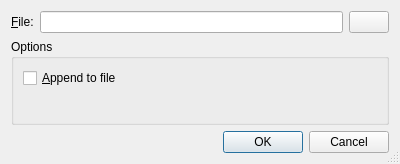
<?xml version="1.0" encoding="UTF-8"?>
<ui version="4.0">
 <class>ExportDialog</class>
 <widget class="QDialog" name="ExportDialog">
  <property name="geometry">
   <rect>
    <x>0</x>
    <y>0</y>
    <width>400</width>
    <height>164</height>
   </rect>
  </property>
  <property name="windowTitle">
   <string>Export</string>
  </property>
  <property name="styleSheet">
   <string/>
  </property>
  <property name="sizeGripEnabled">
   <bool>true</bool>
  </property>
  <layout class="QGridLayout" name="gridLayout_3">
   <item row="0" column="0">
    <layout class="QHBoxLayout" name="horizontalLayout">
     <item>
      <widget class="QLabel" name="label">
       <property name="text">
        <string>&amp;File:</string>
       </property>
       <property name="buddy">
        <cstring>fileEdit</cstring>
       </property>
      </widget>
     </item>
     <item>
      <widget class="QLineEdit" name="fileEdit"/>
     </item>
     <item>
      <widget class="QPushButton" name="browseButton">
       <property name="toolTip">
        <string>Browse</string>
       </property>
       <property name="text">
        <string/>
       </property>
       <property name="icon">
        <iconset resource="abby.qrc">
         <normaloff>:/folder-saved-search.png</normaloff>:/folder-saved-search.png</iconset>
       </property>
       <property name="iconSize">
        <size>
         <width>16</width>
         <height>16</height>
        </size>
       </property>
      </widget>
     </item>
    </layout>
   </item>
   <item row="1" column="0">
    <widget class="QGroupBox" name="groupBox">
     <property name="title">
      <string>Options</string>
     </property>
     <layout class="QGridLayout" name="gridLayout_2">
      <item row="0" column="0">
       <layout class="QGridLayout" name="gridLayout">
        <item row="0" column="0">
         <widget class="QCheckBox" name="appendBox">
          <property name="text">
           <string>&amp;Append to file</string>
          </property>
         </widget>
        </item>
        <item row="0" column="1">
         <spacer name="horizontalSpacer">
          <property name="orientation">
           <enum>Qt::Horizontal</enum>
          </property>
          <property name="sizeHint" stdset="0">
           <size>
            <width>40</width>
            <height>20</height>
           </size>
          </property>
         </spacer>
        </item>
       </layout>
      </item>
      <item row="1" column="0">
       <spacer name="verticalSpacer_2">
        <property name="orientation">
         <enum>Qt::Vertical</enum>
        </property>
        <property name="sizeHint" stdset="0">
         <size>
          <width>20</width>
          <height>40</height>
         </size>
        </property>
       </spacer>
      </item>
     </layout>
    </widget>
   </item>
   <item row="2" column="0">
    <widget class="QDialogButtonBox" name="buttonBox">
     <property name="orientation">
      <enum>Qt::Horizontal</enum>
     </property>
     <property name="standardButtons">
      <set>QDialogButtonBox::Cancel|QDialogButtonBox::Ok</set>
     </property>
    </widget>
   </item>
  </layout>
 </widget>
 <tabstops>
  <tabstop>fileEdit</tabstop>
  <tabstop>browseButton</tabstop>
  <tabstop>appendBox</tabstop>
  <tabstop>buttonBox</tabstop>
 </tabstops>
 <resources>
  <include location="abby.qrc"/>
 </resources>
 <connections>
  <connection>
   <sender>buttonBox</sender>
   <signal>accepted()</signal>
   <receiver>ExportDialog</receiver>
   <slot>accept()</slot>
   <hints>
    <hint type="sourcelabel">
     <x>227</x>
     <y>137</y>
    </hint>
    <hint type="destinationlabel">
     <x>157</x>
     <y>163</y>
    </hint>
   </hints>
  </connection>
  <connection>
   <sender>buttonBox</sender>
   <signal>rejected()</signal>
   <receiver>ExportDialog</receiver>
   <slot>reject()</slot>
   <hints>
    <hint type="sourcelabel">
     <x>295</x>
     <y>143</y>
    </hint>
    <hint type="destinationlabel">
     <x>286</x>
     <y>163</y>
    </hint>
   </hints>
  </connection>
  <connection>
   <sender>browseButton</sender>
   <signal>clicked()</signal>
   <receiver>ExportDialog</receiver>
   <slot>onBrowse()</slot>
   <hints>
    <hint type="sourcelabel">
     <x>374</x>
     <y>23</y>
    </hint>
    <hint type="destinationlabel">
     <x>199</x>
     <y>81</y>
    </hint>
   </hints>
  </connection>
 </connections>
 <slots>
  <slot>onBrowse()</slot>
 </slots>
</ui>
